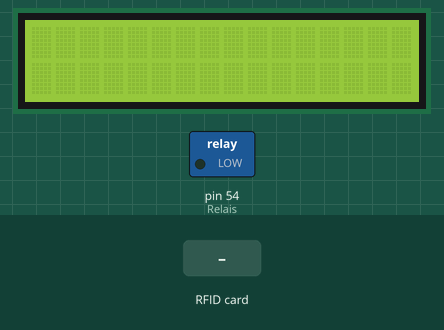
Recording of a sketch running on a simulated Arduino Mega 2560, built with avr-gcc and run on an emulated ATmega2560. Shown: 16×2 character LCD, switched loads named in the sketch (green lamp = pin HIGH). The inputs (shaded band) are chosen by the test bench. Pins used as bus, display or sensor lines are not drawn; what the sketch prints to the serial monitor is not drawn.

Above: at 1.3 s.
1.4 s: RFID card 5E 7A 19 C4 held to the reader
At 1.9 s:
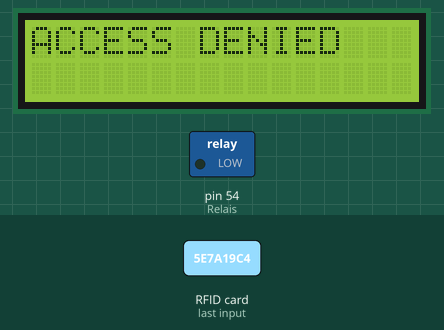
Timing chart, 0 to 4.4 s (numbered marks = the images above; inputs shaded):
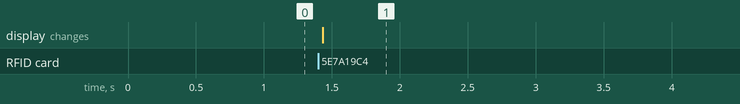

Measured:
- after the input at 1.4 s, the display: changes at once (image 1)

The sketch:

Projektarbeit__Schliesssystem_.ino
```cpp
/*===============================================================
  Descprition: RFID-Schliesssystem
  Author     : D.Niedhart
  Date       : 19.1.23
  Version    : V01.00.00
===============================================================*/

//RFID-Empfänger

  #include <SPI.h>
  #include <MFRC522.h> //https://github.com/miguelbalboa/rfid
  #include "arduino_config_PA.h"
  MFRC522 mfrc522(SS_PIN, RST_PIN);

//LCD-Display


  #include <Wire.h>
  #include <LiquidCrystal_I2C.h> //https://www.arduino.cc/reference/en/libraries/liquidcrystal/

  LiquidCrystal_I2C lcd(0x27, 16, 2); //16 Zeichen, 2 Zeilen und HEX-Adresse (Erkennung des Display)

void setup() {
  //RFID-Empfänger
      Serial.begin(9600);
      SPI.begin(); //SPI-Verbindung aufbauen
      mfrc522.PCD_Init(); //Initialisierung des RFID-Empfängers

  //LCD-Display
      lcd.init(); //Start des Display
      lcd.backlight(); //Hintergrundbeleuchtung wird eingeschaltet, lcd.nobacklight(); schaltet ab.

  //Relais
      pinMode(Relais, OUTPUT);
  }

void loop() {

  //RFID-Empfänger
    if ( ! mfrc522.PICC_IsNewCardPresent()) // (!) Called Logical NOT Operator. Use to reverses the logical state of its operand. If a condition is true, then Logical NOT operator will make false.
      {
    return;
      }
    if ( ! mfrc522.PICC_ReadCardSerial())
      {
    return;
      }
    long RFIDCard=0;

    for (byte i = 0; i < mfrc522.uid.size; i++) // (++) Increment operator, increases integer value by one
      {
      RFIDCard=((RFIDCard+mfrc522.uid.uidByte[i])*10);
      }
    Serial.print("Diese Kartennummer lautet:");
    Serial.println(RFIDCard);

  //Relais + LCD-Display

    if (RFIDCard==435310 or RFIDCard==2552560) {
      lcd.setCursor(0, 0);
      lcd.print("ACCESS GRANTED");
      digitalWrite(Relais, HIGH);
      delay(3000);
      digitalWrite(Relais, LOW);
      lcd.clear();

        }
      else {
        lcd.setCursor(0, 0);
        lcd.print("ACCESS DENIED");
        delay(5000);
        lcd.clear();

        }


  }
```

arduino_config_PA.h
```cpp
/*================================================================================
Descprition: Stammdaten
Author     : D.Niedhart
Date       : 19.1.23
Version    : V01.00.00
================================================================================*/

//RFID-Empfänger
#define SS_PIN 53
#define RST_PIN 55
#define Relais 54
```
